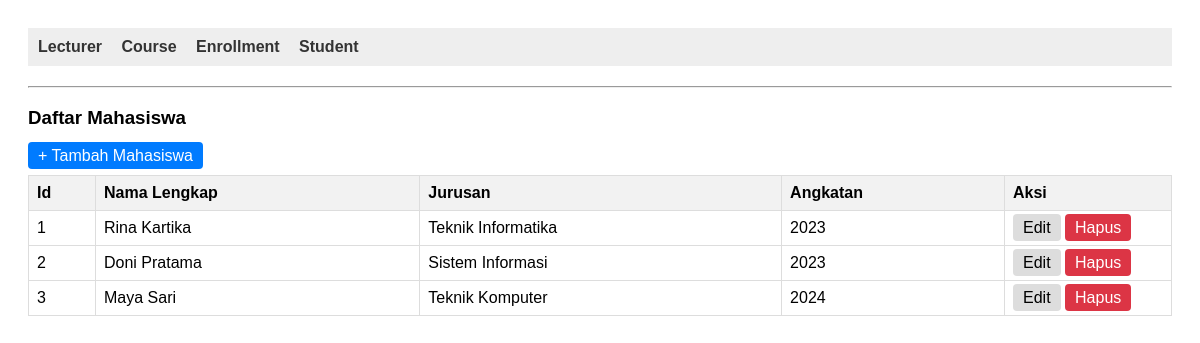
The page / on the database its author committed.
### tables this page shows
CREATE TABLE `student` (
  `student_id` int(11) NOT NULL,
  `full_name` varchar(100) NOT NULL,
  `major` varchar(50) NOT NULL,
  `entry_year` int(11) NOT NULL
);

### models/Student.php (called while the page is built, shortened)
<?php
include_once __DIR__ . '/../config/DB.php';
class Student
{
    private $conn;
    private $table = "student";
    public function __construct()
    {
        $database = new DB();
        $this->conn = $database->getConnection();
    }
    public function getAll()
    {
        $query = "SELECT * FROM " . $this->table;
        $stmt = $this->conn->prepare($query);
        $stmt->execute();
        return $stmt->fetchAll(PDO::FETCH_ASSOC);
    }
}

### config/DB.php (called while the page is built, shortened)
<?php
class DB
{
    private $host = "localhost";
    private $database = "sistem_akademik";
    private $username = "root";
    private $password = "";
    public function getConnection()
    {
        $this->conn = null;
        try {
            $this->conn = new PDO("mysql:host=" . $this->host . ";dbname=" . $this->database, $this->username, $this->password);
            $this->conn->setAttribute(PDO::ATTR_ERRMODE, PDO::ERRMODE_EXCEPTION);
        } catch (PDOException $exception) {
            echo "Connection error: " . $exception->getMessage();
        }
        return $this->conn;
    }
}

### viewmodels/StudentViewModel.php (called while the page is built, shortened)
<?php
include_once __DIR__ . '/../models/Student.php';
class StudentViewModel
{
    private $student;
    public function __construct()
    {
        $this->student = new Student();
    }
    public function getstudentList()
    {
        return $this->student->getAll();
    }
}

### views/student_list.php (the view, shortened to what this page needs)
<?php
include_once __DIR__ . '/template/header.php';
?>
<div class="container mt-4">
    <div class="row mb-3">
        <div class="col-md-6">
            <h3>Daftar Mahasiswa</h3>
        </div>
        <div class="col-md-6 text-end">
            <a href="index.php?entity=student&action=add" class="btn btn-primary">
                + Tambah Mahasiswa
            </a>
        </div>
    </div>
    <table class="table table-bordered table-striped table-hover">
        <thead class="table-dark">
            <tr>
                <th width="50">Id</th>
                <th>Nama Lengkap</th>
                <th>Jurusan</th>
                <th>Angkatan</th>
                <th width="150">Aksi</th>
            </tr>
        </thead>
        <tbody>
            <?php
            if (!empty($studentList)) {
                foreach ($studentList as $student) {
            ?>
                    <tr>
                        <td><?= htmlspecialchars($student['student_id']) ?></td>
                        <td><?= htmlspecialchars($student['full_name']) ?></td>
                        <td><?= htmlspecialchars($student['major']) ?></td>
                        <td><?= htmlspecialchars($student['entry_year']) ?></td>
                        <td>
                            <a href="index.php?entity=student&action=edit&id=<?= $student['student_id'] ?>"
                                class="btn btn-sm btn-warning">Edit</a>
                            <a href="index.php?entity=student&action=delete&id=<?= $student['student_id'] ?>"
                                onclick="return confirm('Yakin ingin menghapus data <?= $student['full_name'] ?>?');"
                                class="btn btn-sm btn-danger">Hapus</a>
                        </td>
                    </tr>
                <?php
                }
            } else {
                ?>
                <tr>
                    <td colspan="5" class="text-center">Belum ada data mahasiswa.</td>
                </tr>
            <?php
            }
            ?>
        </tbody>
    </table>
</div>
<?php
include_once __DIR__ . '/template/footer.php';
?>

### views/template/header.php (style rules this page uses)
body { font-family: sans-serif; padding: 20px; }
table { border-collapse: collapse; width: 100%; margin-top: 10px; }
th, td { border: 1px solid #ddd; padding: 8px; text-align: left; }
th { background-color: #f2f2f2; }
.btn { padding: 5px 10px; text-decoration: none; background: #ddd; color: black; border-radius: 4px; }
.btn-primary { background: #007bff; color: white; }
.btn-danger { background: #dc3545; color: white; }

### rows shown on the page
student: student_id "1", full_name "Rina Kartika", major "Teknik Informatika", entry_year "2023"
student: student_id "2", full_name "Doni Pratama", major "Sistem Informasi", entry_year "2023"
student: student_id "3", full_name "Maya Sari", major "Teknik Komputer", entry_year "2024"
